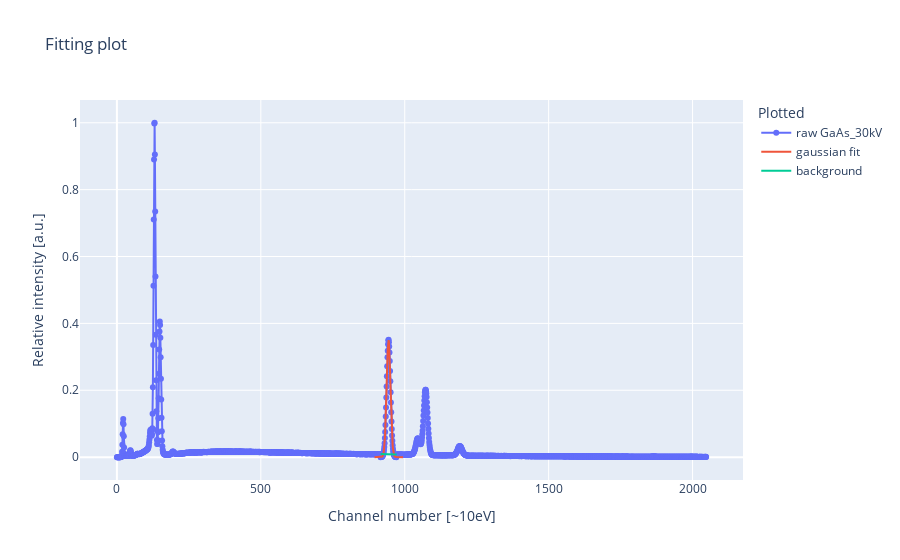

Source (notebook cell):
### Code cell
def gaussian_fit_with_bg_removal(arrays, peak_guess, plot=False, use_avg=True):
    # smt
    # bg removal is only estimated at the guessed peak, but subtracted for the whole spectrum
    # bg = linear_background_fit_around_one_peak(arrays, peak_guess, plot=False)
    # xy_est = fit_peak_to_gaussian(arrays_with_bg_removed, peak_guess, give_xy=True)
    # if plot:
    #     plotly_fitting_plot(arrays_with_bg_removed, xy_est, bg_line=bg, start=peak_guess-100, stop=peak_guess+100)
    bg = linear_background_fit_around_one_peak(arrays, peak_guess, plot=False)
    
    if use_avg:
        bg_y_avg = np.array(bg[1]).mean()
        arrays_with_bg_removed = [[arrays[0][0], arrays[0][1] - bg_y_avg]]
    else:
        bg_x = np.arange(bg[0][0], bg[0][1], 1)
        bg_y = np.linspace(bg[1][0], bg[1][1], len(bg_x)) # one y for each channel
        y_raw = arrays[0][1]
        # y_raw from 0:left1, y_raw-bg_y from left1:right0 and y_raw from right0:2048
        bg_removed_y = np.concatenate([y_raw[0:bg[0][0]], y_raw[bg[0][0]:bg[0][1]]-bg_y, y_raw[bg[0][1]:]])
        arrays_with_bg_removed = [[arrays[0][0], bg_removed_y]]

    xy_est = fit_peak_to_gaussian(arrays_with_bg_removed, peak_guess, give_xy=True)
    if plot:
        plotly_fitting_plot(arrays_with_bg_removed, xy_est, bg_line=bg)


# gaussian_fit_with_bg_removal(arrays_Mo30, 1762, plot=True, use_avg=False)
gaussian_fit_with_bg_removal(arrays_Ga30, 945, plot=True, use_avg=False)

### Figure 1 — Plotly figure (JSON) as saved in the notebook; plotly's stock layout.template omitted (floating-point values rounded to 4 significant figures; data arrays with more than 128 entries replaced by an {"elided": "..."} marker saying what was removed)
{"data": [{"mode": "lines+markers", "name": "raw GaAs_30kV", "type": "scatter", "x": {"elided": "2048 int values"}, "y": {"elided": "2048 float values"}}, {"mode": "lines", "name": "gaussian fit", "type": "scatter", "x": [895, 896, 897, 898, 899, 900, 901, 902, 903, 904, 905, 906, 907, 908, 909, 910, 911, 912, 913, 914, 915, 916, 917, 918, 919, 920, 921, 922, 923, 924, 925, 926, 927, 928, 929, 930, 931, 932, 933, 934, 935, 936, 937, 938, 939, 940, 941, 942, 943, 944, 945, 946, 947, 948, 949, 950, 951, 952, 953, 954, 955, 956, 957, 958, 959, 960, 961, 962, 963, 964, 965, 966, 967, 968, 969, 970, 971, 972, 973, 974, 975, 976, 977, 978, 979, 980, 981, 982, 983, 984, 985, 986, 987, 988, 989, 990, 991, 992, 993, 994], "y": [9.531e-13, 2.81e-12, 8.102e-12, 2.284e-11, 6.296e-11, 1.697e-10, 4.474e-10, 1.153e-09, 2.906e-09, 7.162e-09, 1.726e-08, 4.067e-08, 9.372e-08, 2.112e-07, 4.653e-07, 1.002e-06, 2.112e-06, 4.351e-06, 8.764e-06, 1.726e-05, 3.325e-05, 6.262e-05, 0.0001153, 0.0002077, 0.0003657, 0.0006298, 0.00106, 0.001746, 0.002811, 0.004426, 0.006813, 0.01026, 0.0151, 0.02173, 0.03058, 0.04209, 0.05664, 0.07454, 0.09592, 0.1207, 0.1485, 0.1787, 0.2102, 0.2418, 0.272, 0.2992, 0.3218, 0.3385, 0.3481, 0.3501, 0.3443, 0.3311, 0.3113, 0.2862, 0.2574, 0.2263, 0.1945, 0.1635, 0.1344, 0.108, 0.08491, 0.06526, 0.04905, 0.03604, 0.0259, 0.0182, 0.0125, 0.008402, 0.00552, 0.003546, 0.002228, 0.001368, 0.0008219, 0.0004828, 0.0002773, 0.0001557, 8.551e-05, 4.592e-05, 2.411e-05, 1.238e-05, 6.216e-06, 3.052e-06, 1.465e-06, 6.878e-07, 3.157e-07, 1.417e-07, 6.22e-08, 2.67e-08, 1.12e-08, 4.598e-09, 1.845e-09, 7.24e-10, 2.778e-10, 1.042e-10, 3.824e-11, 1.372e-11, 4.813e-12, 1.651e-12, 5.538e-13, 1.817e-13]}, {"mode": "lines", "name": "background", "type": "scatter", "x": [916, 972], "y": [0.009094, 0.007617]}], "layout": {"legend": {"title": {"text": "Plotted"}}, "title": {"text": "Fitting plot"}, "xaxis": {"title": {"text": "Channel number [~10eV]"}}, "yaxis": {"title": {"text": "Relative intensity [a.u.]"}}}}
